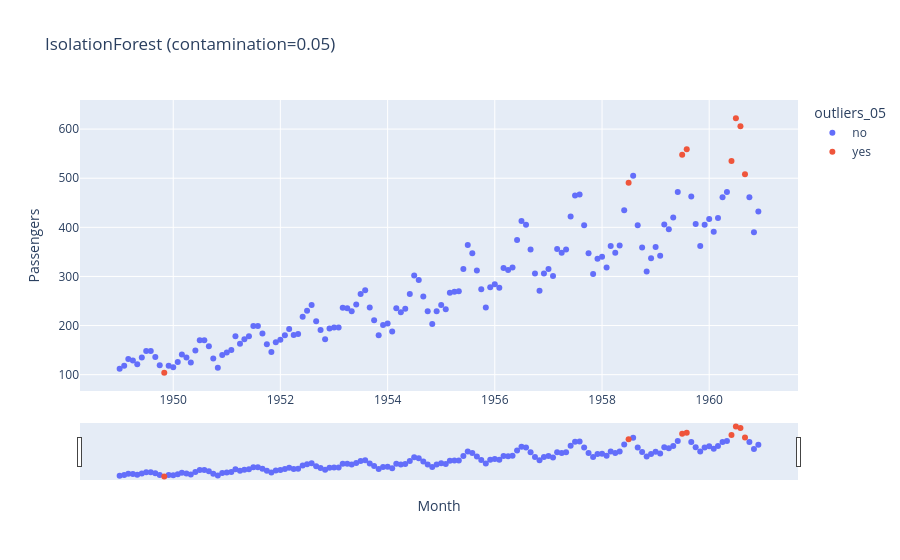

Here is the notebook cell this chart was saved with:
### Markdown cell above
**Задание 3: Чувствительность алгоритма поиска аномалий**
В конце практики мы использовали алгоритм `IsolationForest` для поиска аномалий с крайне низким параметром `contamination=0.004`.
Измените этот параметр на `0.05` (поиск 5% самых аномальных периодов), обучите модель заново и отрисуйте график с новыми подсвеченными точками. Как поменялась картина, какие теперь месяцы считаются "нетипичными"?

### Code cell
# Задание 3: IsolationForest с contamination=0.05

model_05 = IsolationForest(contamination=0.05, random_state=42)
model_05.fit(pas[['Passengers']])

pas['outliers_05'] = pd.Series(model_05.predict(pas[['Passengers']])).apply(
    lambda x: 'yes' if x == -1 else 'no'
)

print('Аномальные месяцы (contamination=0.05):')
print(pas.query('outliers_05=="yes"')[['Month', 'Passengers']])

fig = px.scatter(pas.reset_index(), x='Month', y='Passengers', color='outliers_05',
                 title='IsolationForest (contamination=0.05)')
fig.update_xaxes(rangeslider_visible=True)
fig.show()

print()
print(f'При contamination=0.004 аномалий: {len(pas.query("outliers==\'yes\'"))}')
print(f'При contamination=0.05 аномалий:  {len(pas.query("outliers_05==\'yes\'"))}')
print('С повышенным contamination модель находит больше "нетипичных" месяцев — как правило, это месяцы с наибольшим числом пассажиров (пики сезонности).')

### Figure 1 — Plotly figure (JSON) as saved in the notebook; plotly's stock layout.template omitted (floating-point values rounded to 4 significant figures; data arrays with more than 128 entries replaced by an {"elided": "..."} marker saying what was removed)
{"data": [{"hovertemplate": "outliers_05=no<br>Month=%{x}<br>Passengers=%{y}<extra></extra>", "legendgroup": "no", "marker": {"color": "#636efa", "symbol": "circle"}, "mode": "markers", "name": "no", "orientation": "v", "showlegend": true, "type": "scatter", "x": {"elided": "136 str values"}, "xaxis": "x", "y": {"elided": "136 int values"}, "yaxis": "y"}, {"hovertemplate": "outliers_05=yes<br>Month=%{x}<br>Passengers=%{y}<extra></extra>", "legendgroup": "yes", "marker": {"color": "#EF553B", "symbol": "circle"}, "mode": "markers", "name": "yes", "orientation": "v", "showlegend": true, "type": "scatter", "x": ["1949-11-01T00:00:00", "1958-07-01T00:00:00", "1959-07-01T00:00:00", "1959-08-01T00:00:00", "1960-06-01T00:00:00", "1960-07-01T00:00:00", "1960-08-01T00:00:00", "1960-09-01T00:00:00"], "xaxis": "x", "y": [104, 491, 548, 559, 535, 622, 606, 508], "yaxis": "y"}], "layout": {"legend": {"title": {"text": "outliers_05"}, "tracegroupgap": 0}, "title": {"text": "IsolationForest (contamination=0.05)"}, "xaxis": {"anchor": "y", "domain": [0, 1], "rangeslider": {"visible": true}, "title": {"text": "Month"}}, "yaxis": {"anchor": "x", "domain": [0, 1], "title": {"text": "Passengers"}}}}
